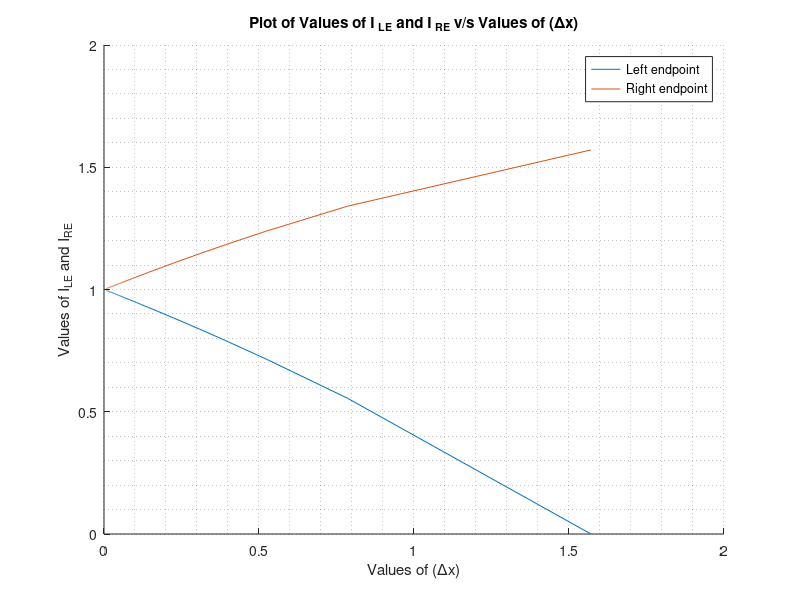

Write the MATLAB code that produced this figure.
clc
clear all
format longG
a= 0;
b = pi/2;
del_x=zeros(199,1);
sum_le = zeros(199,1);
sum_re = zeros(199,1);
sum_me = zeros(199,1);
sum_tz = zeros(199,1);
err_1 = zeros(199,1);
err_2 = zeros(199,1);
err_3 = zeros(199,1);
err_4 = zeros(199,1);
for n = 1 : 199;
  dx=(b-a)/n;
  del_x(n)=dx;
  for i = 1 : n;
    sum_le(n)=sum_le(n) + (sin(a+(i-1)*dx)*dx);
    err_1(n)=abs(sum_le(n) - 1);
  end
  for i = 1 : n;
    sum_re(n)=sum_re(n) + (sin(a+i*dx)*dx);
    err_2(n)=abs(sum_re(n) - 1);
  end
  for i = 1 : n;
    sum_me(n)=sum_me(n) + (sin((2*a+(2*i-1)*dx)/2)*dx);
    err_3(n)=abs(sum_me(n) - 1);
  end
  for i = 1 : n;
    sum_tz(n)=sum_tz(n) + (((sin(a+(i-1)*dx)+sin(a+i*dx))/2)*dx);
    err_4(n)=abs(sum_tz(n) - 1);
  end
 end
 hf=figure()
hold
plot(del_x,sum_le)
plot(del_x,sum_re)
xlabel('Values of (\Deltax)')
ylabel('Values of I_{LE} and I_{RE}')
title('Plot of Values of I_{ LE} and I_{ RE} v/s Values of (\Deltax)')
legend('Left endpoint','Right endpoint')
grid minor
print(hf,'Figure_4.png')
